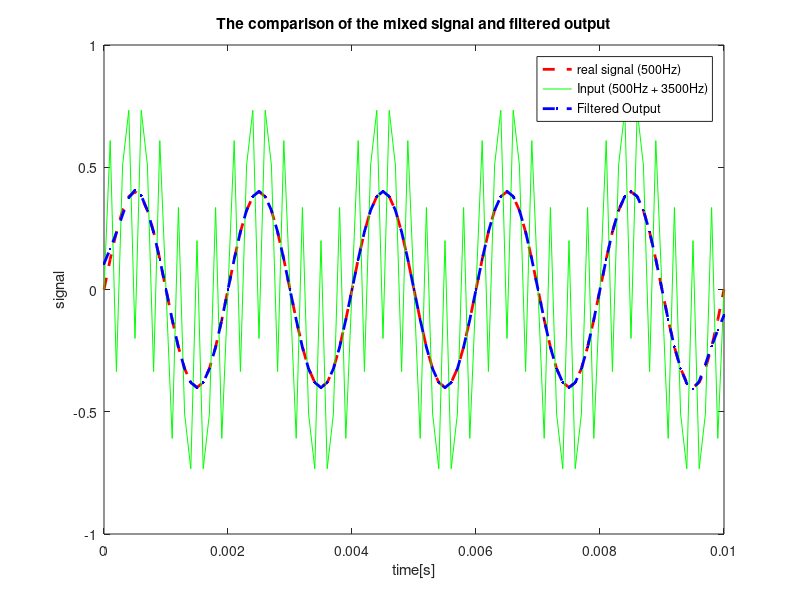

Reproduce this figure in MATLAB.
fs = 10000;            % sampling frequency
fc = 2000;             % cut-off frequency
r_f = fc/fs;

N = 20;                % filter order
M = N + 1;             % number of taps
L = N / 2;             % group delay

% --- filter impulse response (hamming window) ---
n = 0:1:M-1;
h = 2*r_f*sinc(2*r_f*(n-L));
h = h .* hamming(M)';

% --- test signal ---
f1 = 500;  f2 = 3500;
t  = 0:(1/fs):(5/f1);
real_signal  = 0.4*sin(2*pi*f1*t);
noise_signal = 0.6*sin(2*pi*f2*t);
mixed        = real_signal + noise_signal;

% --- filter ---
output = conv(mixed, h, 'same');

% --- plot ---
plot(t, real_signal, 'r--', 'LineWidth', 2, 'DisplayName','real signal (500Hz)');
hold on;
plot(t, mixed,  'g',  'DisplayName','Input (500Hz + 3500Hz)');
plot(t, output, 'b--.', 'LineWidth', 2, 'DisplayName','Filtered Output');
title("The comparison of the mixed signal and filtered output");
xlabel("time[s]"); ylabel("signal");
legend('Location','northeast');
print('comparison.png','-dpng');
